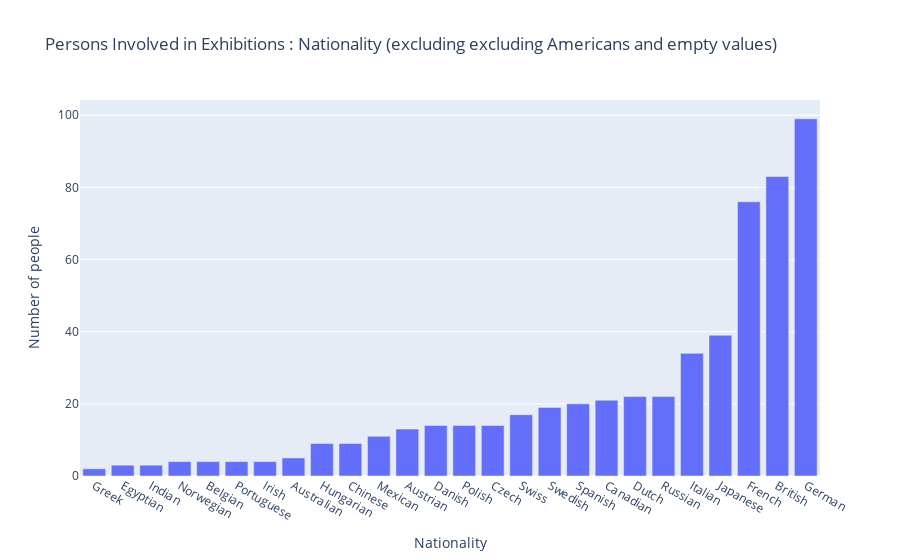

The notebook cell this image was saved under:
### Markdown cell above
## Nationality (excluding Americans and empty values)

### Code cell
histogram_title = "Persons Involved in Exhibitions : Nationality (excluding excluding Americans and empty values)"
ignore_list = ["","Male", "Female", "American"]
histogram = create_histogram(data, x_label, y_label, histogram_title, entity_type, selected_field, ignore_list,"",1)
histogram.show()

### Figure 1 — Plotly figure (JSON) as saved in the notebook; plotly's stock layout.template omitted (floating-point values rounded to 4 significant figures)
{"data": [{"alignmentgroup": "True", "hovertemplate": "Nationality=%{x}<br>Number of people=%{y}<extra></extra>", "legendgroup": "", "marker": {"color": "#636efa", "pattern": {"shape": ""}}, "name": "", "offsetgroup": "", "orientation": "v", "showlegend": false, "textposition": "auto", "type": "bar", "x": ["Greek", "Egyptian", "Indian", "Norwegian", "Belgian", "Portuguese", "Irish", "Australian", "Hungarian", "Chinese", "Mexican", "Austrian", null, "Danish", "Polish", "Czech", "Swiss", "Swedish", "Spanish", "Canadian", "Dutch", "Russian", "Italian", "Japanese", "French", "British", "German"], "xaxis": "x", "y": [2, 3, 3, 4, 4, 4, 4, 5, 9, 9, 11, 13, 13, 14, 14, 14, 17, 19, 20, 21, 22, 22, 34, 39, 76, 83, 99], "yaxis": "y"}], "layout": {"barmode": "relative", "legend": {"tracegroupgap": 0}, "title": {"text": "Persons Involved in Exhibitions : Nationality (excluding excluding Americans and empty values)"}, "xaxis": {"anchor": "y", "domain": [0, 1], "title": {"text": "Nationality"}}, "yaxis": {"anchor": "x", "domain": [0, 1], "title": {"text": "Number of people"}}}}
